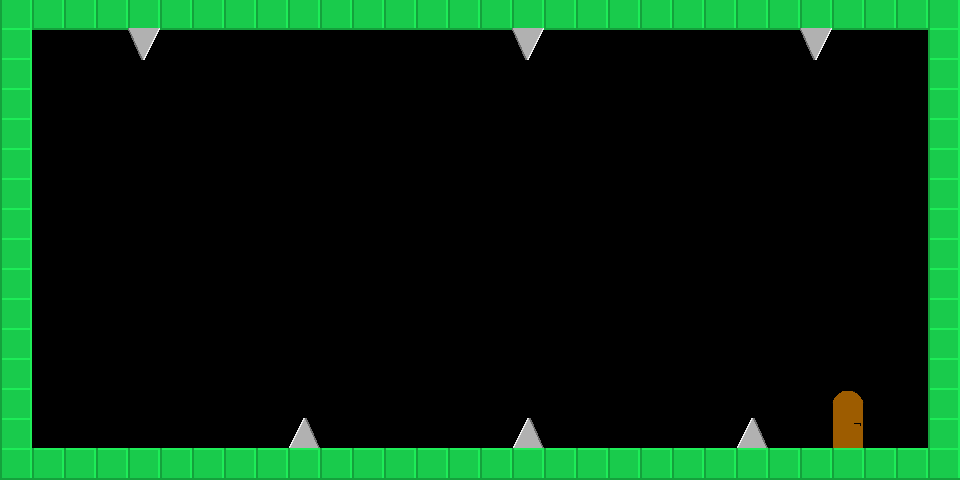

A 2D game scene composited from a Tiled map and its tileset images. What follows is a short description and the map's XML, with each tile layer's data collapsed to a summary:
An orthogonal 30x16 tile map with 32x30 px tiles, 1 tile layer (Tile Layer 1), 3 tilesets.

<map version="1.0" orientation="orthogonal" renderorder="left-down" width="30" height="16" tilewidth="32" tileheight="30" nextobjectid="1">
 <properties>
  <property name="playerstart" value="2,12" />
  <property name="scrollable" value="0" />
  <property name="starttext" value="Spikes are bad! Like deadly bad!" />
  <property name="togglegravity" value="1" />
 </properties>
 <tileset firstgid="1" name="map" tilewidth="32" tileheight="32">
  <image source="../../assets/img/steelblock.png" width="32" height="32" />
 </tileset>
 <tileset firstgid="2" name="spikes" tilewidth="32" tileheight="32">
  <image source="../../assets/img/spikes.png" width="128" height="32" />
 </tileset>
 <tileset firstgid="6" name="Door" tilewidth="32" tileheight="32">
  <image source="../../assets/img/door.png" width="64" height="32" />
  <tile id="1">
   <properties>
    <property name="playerstart" value="3,7" />
   </properties>
  </tile>
 </tileset>
 <layer name="Tile Layer 1" width="30" height="16">
  <data>[480 cells, 96 non-empty, 5 distinct tile ids]</data>
 </layer>
</map>